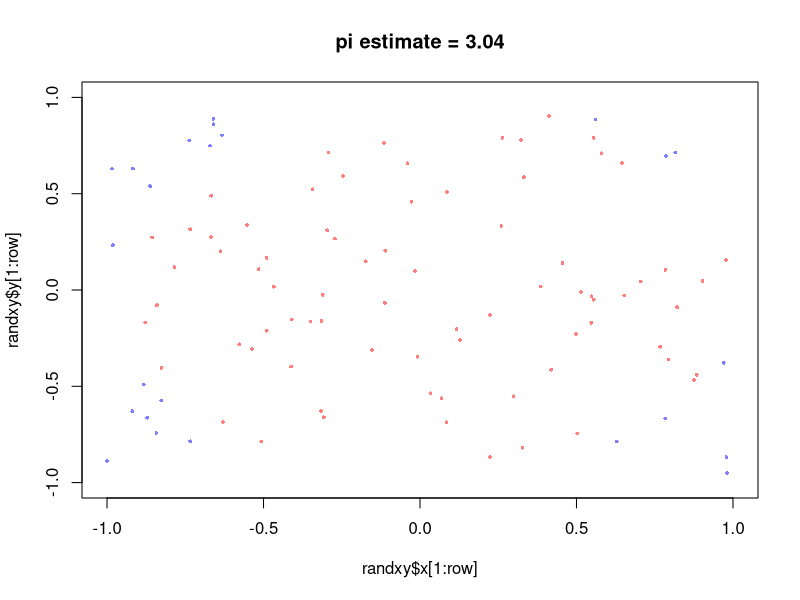
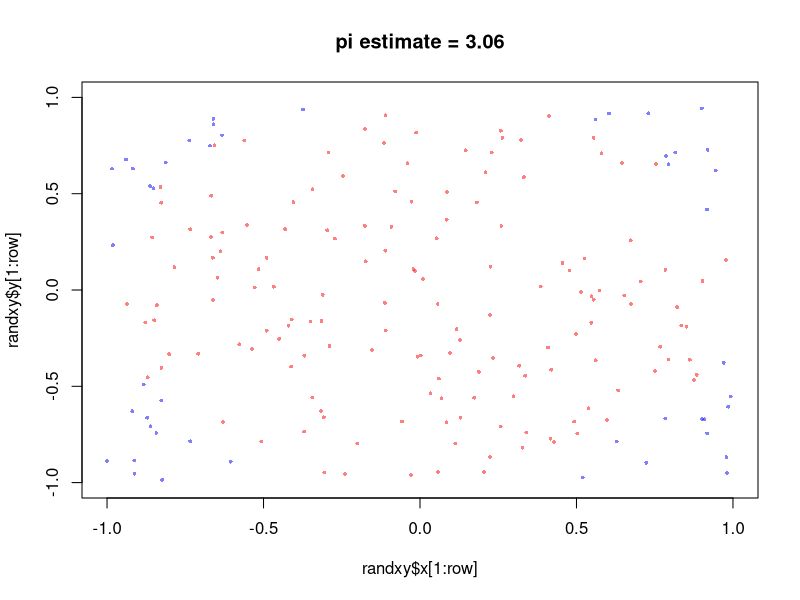
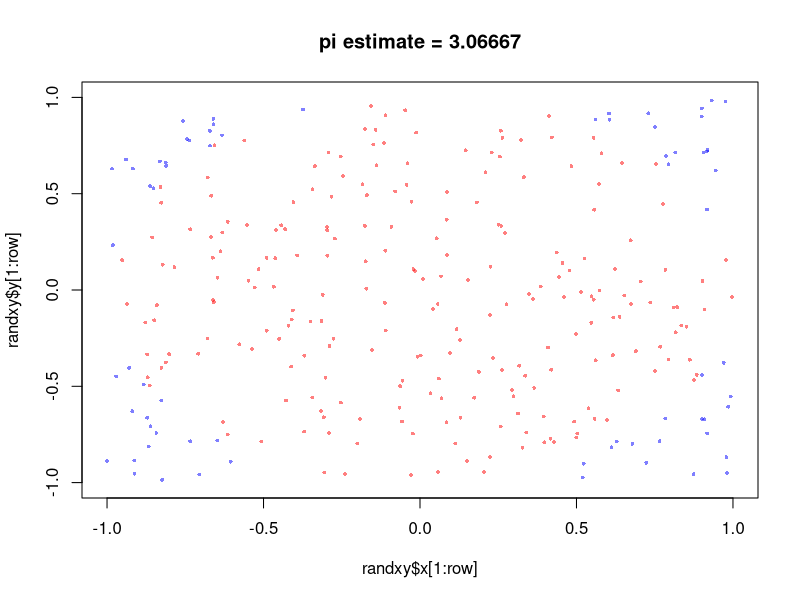
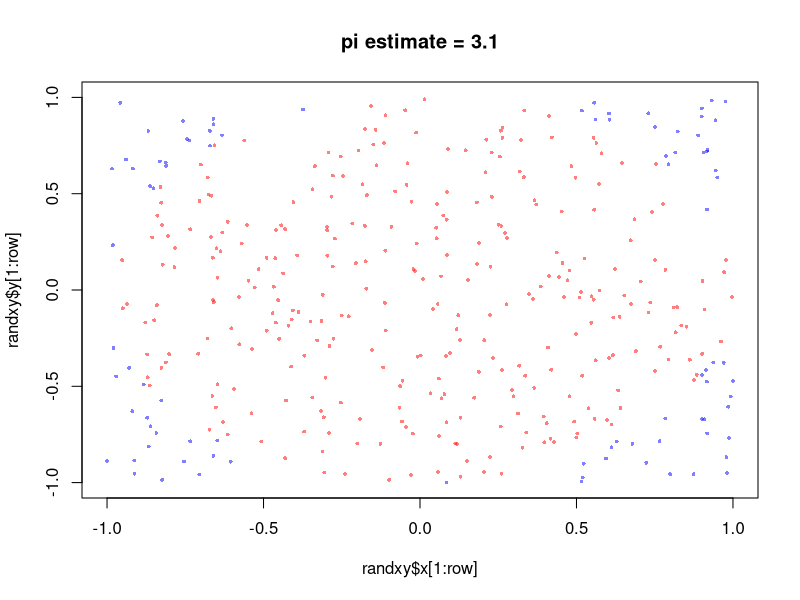
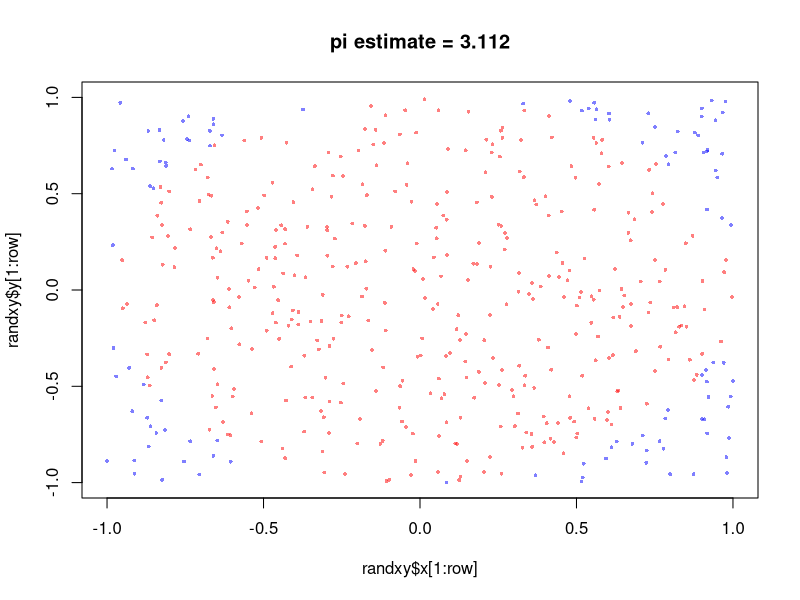
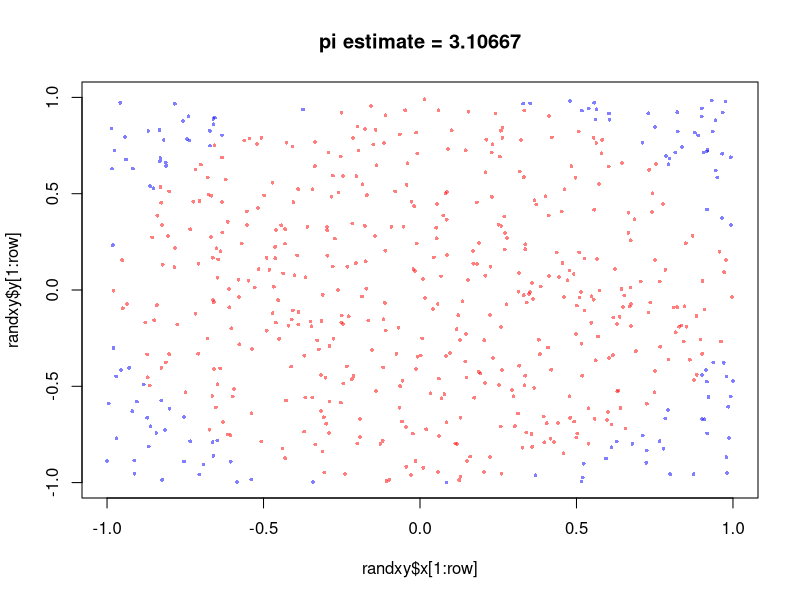
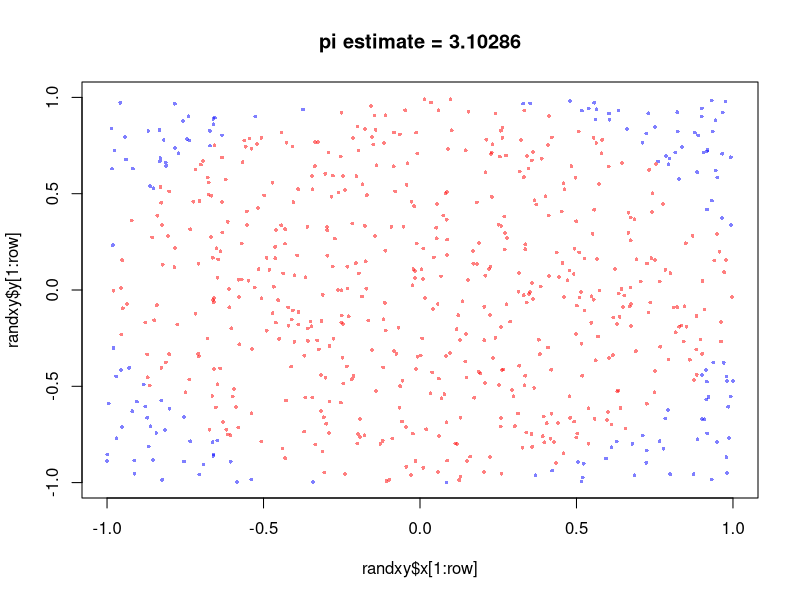
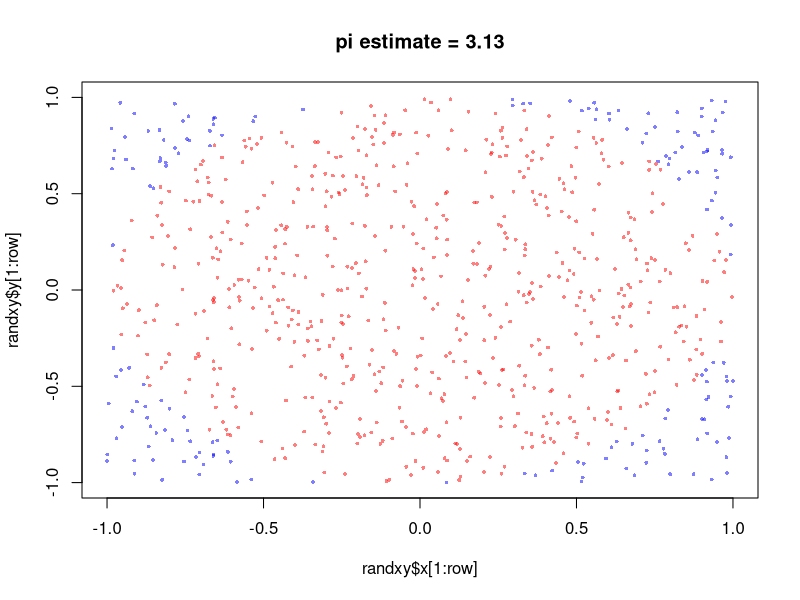

Here is the R script that generated these plots, in order: (Note: a time limit stopped this script after it produced the figures.)
library(scales)

### Monte Carlo example
## Predict value of pi
# For a circle with r=0.5, the area = pi/4
# If we throw darts at the circle inside a square with area = 1,
# the number that hit circle vs. outside = pi/4
# (n-inside/n-outside)*4 = pi

# How many darts to throw? (more = more accurate estimate of pi)
iterations = 10000

# generate the random set of (x, y) points
randxy <- data.frame(x = runif(n = iterations, min = -1, max = 1),
                     y = runif(n = iterations, min = -1, max = 1))

# calculate sum coord square
randxy$sum_sq_xy <- sqrt(randxy$x^2 + randxy$y^2) 

# see how many points are within circle
randxy$in_circle <- ifelse(abs(randxy$sum_sq_xy) <= 1, "red", "blue")
randxy$in_circle_bin <- ifelse(abs(randxy$sum_sq_xy) <= 1, 1, 0)

# Plot
for(i in 1:iterations/10) {
  flush.console()
  row = i*1000
  title_pi = paste0("pi estimate = ", as.character(round(4*(length(which(randxy$in_circle_bin[1:row] == 1))/row),5)))
  plot(randxy$x[1:row], randxy$y[1:row], col=alpha(randxy$in_circle[1:row],0.5), 
       ylim=c(-1,1), xlim=c(-1,1), 
       pch=16,
       cex=0.5,
       main=title_pi)
  Sys.sleep(.08)
}
